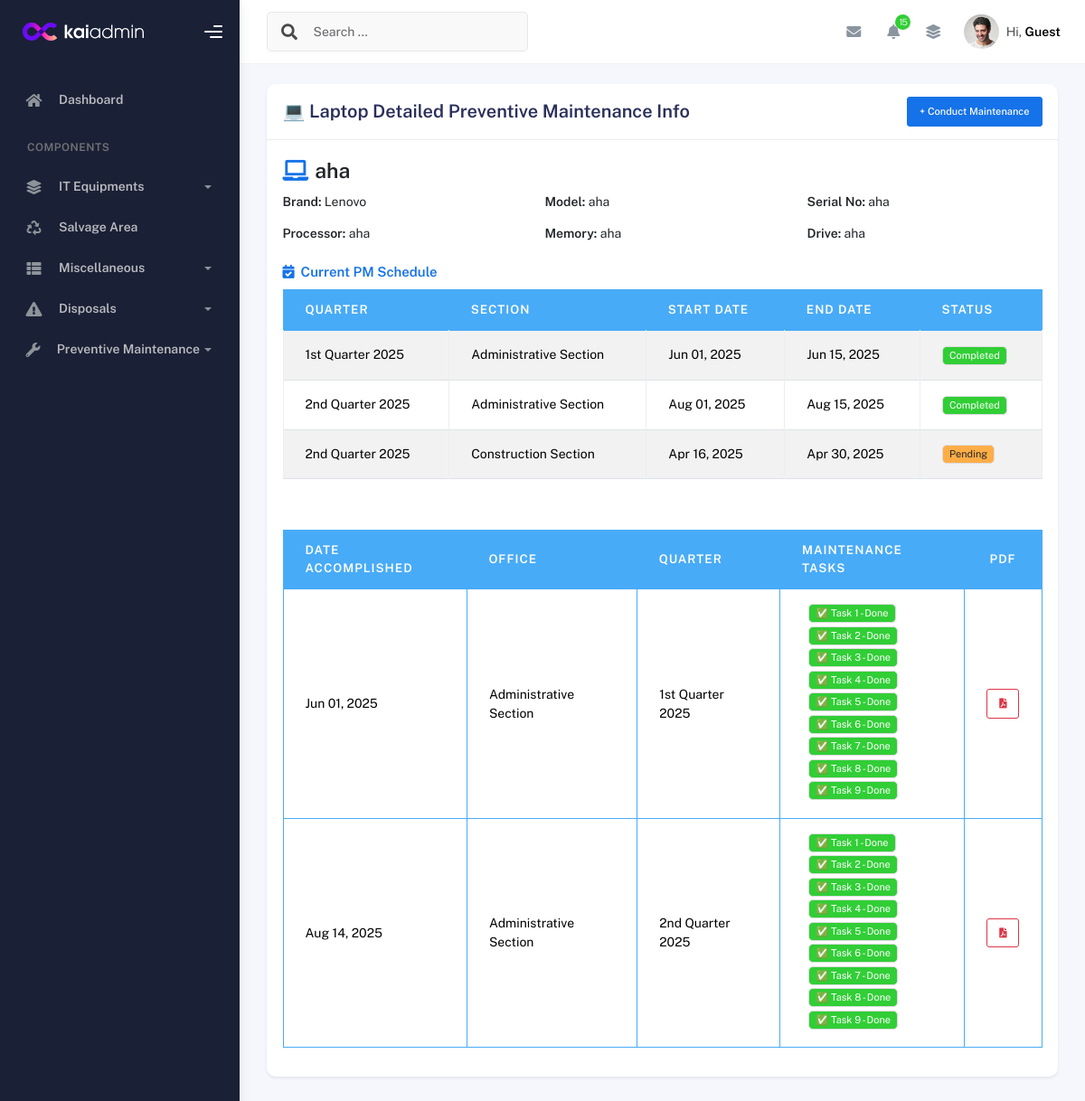
Before: /maintenance/history/laptop/5/ with the older database file.
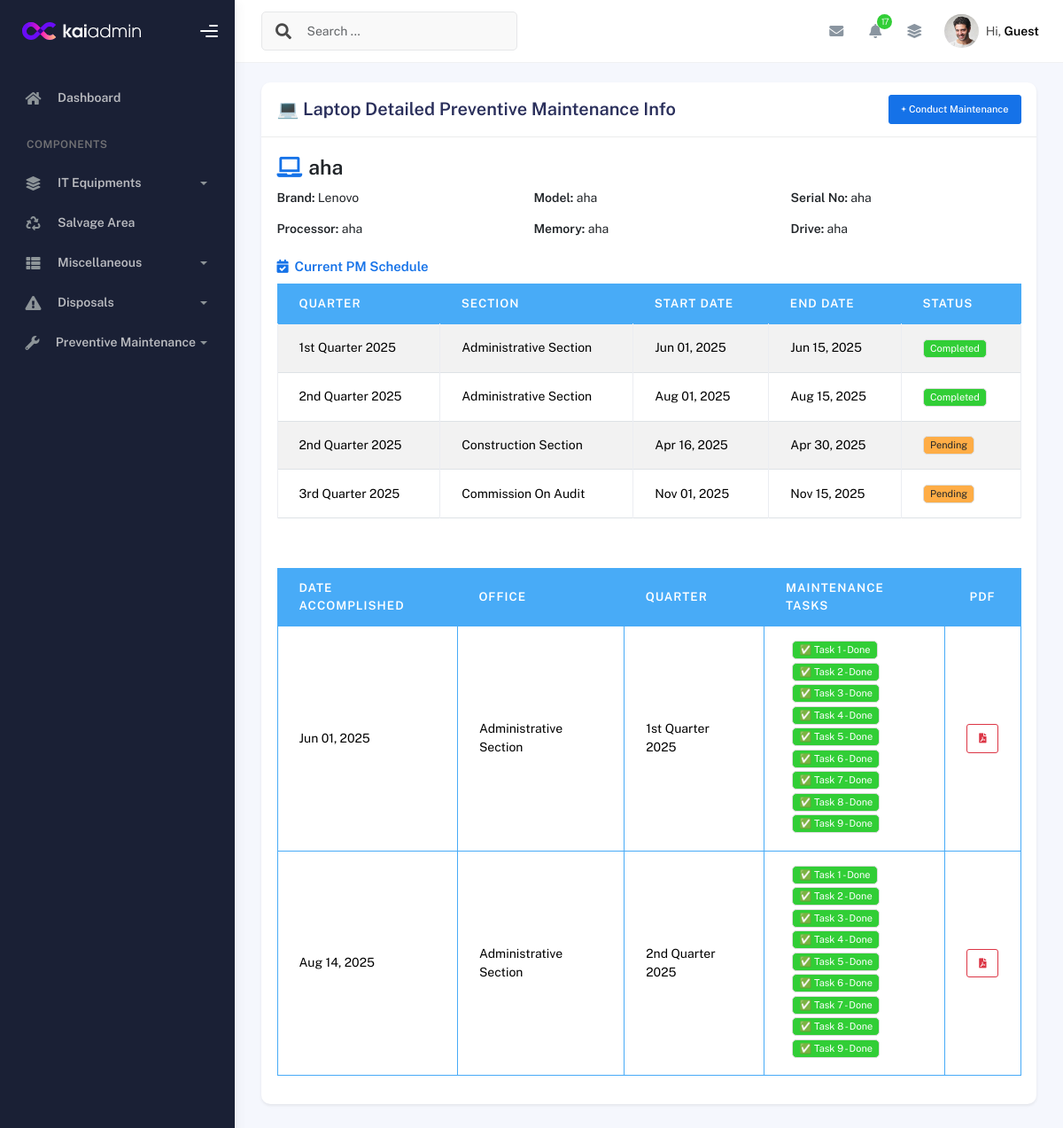
After: the same page with the newer database file.
### inventory/models.py (models this page shows, shortened)
class PMScheduleAssignment(models.Model):
    desktop_package = models.ForeignKey(
        Desktop_Package, on_delete=models.CASCADE,
        related_name='pm_assignments', null=True, blank=True
    )
    laptop_package = models.ForeignKey(
        'LaptopPackage', on_delete=models.CASCADE,   # ✅ now consistent
        related_name='pm_assignments', null=True, blank=True
    )
    pm_section_schedule = models.ForeignKey(
        'PMSectionSchedule', on_delete=models.CASCADE,
        related_name='schedule_assignments'
    )
    assigned_date = models.DateField(auto_now_add=True)
    is_completed = models.BooleanField(default=False)
    remarks = models.TextField(blank=True, null=True)

class PMSectionSchedule(models.Model):
    quarter_schedule = models.ForeignKey(QuarterSchedule, on_delete=models.CASCADE, related_name='schedules')
    section = models.ForeignKey(OfficeSection, on_delete=models.CASCADE)
    start_date = models.DateField()
    end_date = models.DateField()
    notes = models.TextField(blank=True, null=True)

class QuarterSchedule(models.Model):
    QUARTERS = [
        ('Q1', '1st Quarter'),
        ('Q2', '2nd Quarter'),
        ('Q3', '3rd Quarter'),
        ('Q4', '4th Quarter'),
    ]
    year = models.IntegerField()
    quarter = models.CharField(max_length=2, choices=QUARTERS)

class OfficeSection(models.Model):
    name = models.CharField(max_length=255, unique=True)

class PreventiveMaintenance(models.Model):
    desktop_package = models.ForeignKey(
        'Desktop_Package', related_name='maintenances',
        on_delete=models.CASCADE, null=True, blank=True
    )
    laptop_package = models.ForeignKey(
        'LaptopPackage', related_name='maintenances',
        on_delete=models.CASCADE, null=True, blank=True
    )
    pm_schedule_assignment = models.ForeignKey(
        'PMScheduleAssignment', on_delete=models.SET_NULL,
        null=True, blank=True, related_name='maintenances'
    )
    maintenance_date = models.DateField(null=True, blank=True)
    next_schedule = models.DateField(blank=True, null=True)
    performed_by = models.CharField(max_length=255, blank=True, null=True)
    notes = models.TextField(blank=True, null=True)
    is_completed = models.BooleanField(default=True)
    created_at = models.DateTimeField(auto_now_add=True, null=True, blank=True)
    date_accomplished = models.DateField(null=True, blank=True)
    office = models.CharField(max_length=255, blank=True, null=True)
    end_user = models.CharField(max_length=255, blank=True, null=True)
    task_1 = models.BooleanField(default=False)
    note_1 = models.TextField(blank=True, null=True)
    task_2 = models.BooleanField(default=False)
    note_2 = models.TextField(blank=True, null=True)
    task_3 = models.BooleanField(default=False)
    note_3 = models.TextField(blank=True, null=True)
    task_4 = models.BooleanField(default=False)
    note_4 = models.TextField(blank=True, null=True)
    task_5 = models.BooleanField(default=False)
    note_5 = models.TextField(blank=True, null=True)
    task_6 = models.BooleanField(default=False)
    note_6 = models.TextField(blank=True, null=True)
    task_7 = models.BooleanField(default=False)
    note_7 = models.TextField(blank=True, null=True)
    task_8 = models.BooleanField(default=False)
    note_8 = models.TextField(blank=True, null=True)
    task_9 = models.BooleanField(default=False)
    note_9 = models.TextField(blank=True, null=True)

### inventory/views.py (the view)
# urls.py: path("maintenance/history/laptop/<int:package_id>/", views.maintenance_history_laptop, name="maintenance_history_laptop"),
def maintenance_history_laptop(request, package_id):
    laptop_package = get_object_or_404(LaptopPackage, pk=package_id)
    maintenance_history = (
        PreventiveMaintenance.objects
        .filter(laptop_package=laptop_package)
        .select_related('pm_schedule_assignment__pm_section_schedule__quarter_schedule')
        .order_by('date_accomplished')
    )
    latest_pm = maintenance_history.last()
    current_pm_schedule = PMScheduleAssignment.objects.filter(
        laptop_package=laptop_package
    ).select_related(
        'pm_section_schedule__quarter_schedule',
        'pm_section_schedule__section'
    ).order_by(
        'pm_section_schedule__quarter_schedule__year',
        'pm_section_schedule__quarter_schedule__quarter'
    )
    return render(request, 'maintenance/laptop_history.html', {
        'laptop_package': laptop_package,
        'maintenance_history': maintenance_history,
        'maintenance_records': maintenance_history,
        'pm': latest_pm,
        'current_pm_schedule': current_pm_schedule,
    })

### inventory/models.py (called while the page is built)
    def __str__(self):
        return self.name

### inventory/templatetags/custom_filters.py (called while the page is built)
@register.filter
def get_attr(obj, attr_name):
    return getattr(obj, attr_name, None)

### templates/maintenance/laptop_history.html (shortened to what the changed rows need)
{% extends 'base.html' %}
{% load custom_filters %}
{% load static %}
{% block content %}
<div class="container">
  <div class="page-inner">
    <div class="row justify-content-center">
      <div class="col-lg-12">
        <div class="card shadow-sm border-0">
          <div class="card-body">
            {% if current_pm_schedule %}
            <div class="mb-4">
              <div class="table-responsive">
                <table class="table table-striped table-bordered table-head-bg-info">
                  <thead class="bg-info text-white">
                    <tr>
                      <th>Quarter</th>
                      <th>Section</th>
                      <th>Start Date</th>
                      <th>End Date</th>
                      <th>Status</th>
                    </tr>
                  </thead>
                  <tbody>
                    {% for schedule in current_pm_schedule %}
                    <tr>
                      <td>{{ schedule.pm_section_schedule.quarter_schedule.get_quarter_display }} {{ schedule.pm_section_schedule.quarter_schedule.year }}</td>
                      <td>{{ schedule.pm_section_schedule.section.name }}</td>
                      <td>{{ schedule.pm_section_schedule.start_date|date:"M d, Y" }}</td>
                      <td>{{ schedule.pm_section_schedule.end_date|date:"M d, Y" }}</td>
                      <td>
                        {% if schedule.is_completed %}
                          <span class="badge bg-success">Completed</span>
                        {% else %}
                          <span class="badge bg-warning text-dark">Pending</span>
                        {% endif %}
                      </td>
                    </tr>
                    {% endfor %}
                  </tbody>
                </table>
              </div>
            </div>
            {% endif %}
            {% if maintenance_records %}
            <div class="table-responsive mt-4">
              <table class="table table-bordered table-head-bg-info table-bordered-bd-info mt-4">
                <thead class="bg-primary text-white">
                  <tr>
                    <th>Date Accomplished</th>
                    <th>Office</th>
                    <th>Quarter</th>
                    <th>Maintenance Tasks</th>
                    <th class="text-center">PDF</th>
                  </tr>
                </thead>
                <tbody>
                  {% for record in maintenance_records %}
                  <tr>
                    <td>{{ record.date_accomplished|date:"M d, Y" }}</td>
                    <td>{{ record.office }}</td>
                    <td>
                      {% if record.pm_schedule_assignment and record.pm_schedule_assignment.pm_section_schedule %}
                        {{ record.pm_schedule_assignment.pm_section_schedule.quarter_schedule.get_quarter_display }}
                        {{ record.pm_schedule_assignment.pm_section_schedule.quarter_schedule.year }}
                      {% else %}
                        —
                      {% endif %}
                    </td>
                    <td>
                      <ul class="list-unstyled mb-0 ps-2">
                        {% for i in "123456789"|make_list %}
                          {% with task_field="task_"|add:i note_field="note_"|add:i %}
                          <li>
                            {% if record|get_attr:task_field %}
                              <span class="badge bg-success mb-1">✅ Task {{ i }} - Done</span>
                            {% else %}
                              <span class="badge bg-secondary mb-1">❌ Task {{ i }} - Not Done</span>
                            {% endif %}
                          </li>
                          {% endwith %}
                        {% endfor %}
                      </ul>
                    </td>
                    <td class="text-center">
                      <a href="{% url 'generate_pm_pdf' record.id %}" class="btn btn-sm btn-outline-danger" title="Download PDF">
                        <i class="fas fa-file-pdf"></i>
                      </a>
                    </td>
                  </tr>
                  {% endfor %}
                </tbody>
              </table>
            </div>
            {% else %}
            <div class="alert alert-warning mt-4">No preventive maintenance history records found for this laptop.</div>
            {% endif %}
          </div>
        </div>
      </div>
    </div>
  </div>
</div>
{% endblock %}

Changed rows visible on the page:
added PMScheduleAssignment: pm_section_schedule.quarter_schedule.quarter "3rd Quarter", pm_section_schedule.quarter_schedule.year "2025", pm_section_schedule.section.name "Commission On Audit", pm_section_schedule.start_date "Nov 01, 2025", pm_section_schedule.end_date "Nov 15, 2025", is_completed "Pending"
Other visible differences:
{{ pending_pm_count }}: "15" → "17"
